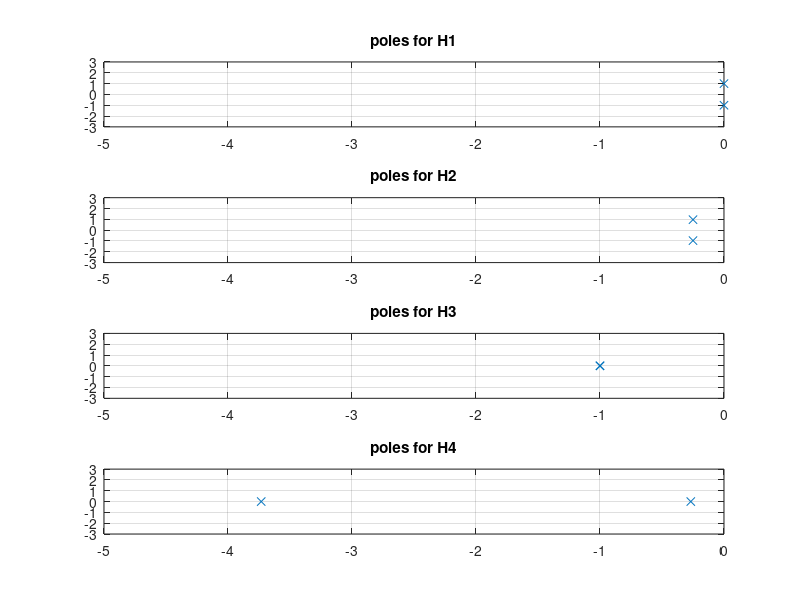

This chart was generated by the following MATLAB code:
%exercise 9.2(a)(b)
b=[1];
a1=[1 0 1];
a2=[1 0.5 1];
a3=[1 2 1];
a4=[1 4 1];

ps1=roots(a1);
ps2=roots(a2);
ps3=roots(a3);
ps4=roots(a4);

subplot(4,1,1)
plot(real(ps1),imag(ps1),'x');
grid
axis([-5 0 -3 3]);
title('poles for H1')

subplot(4,1,2)
plot(real(ps2),imag(ps2),'x');
grid
axis([-5 0 -3 3]);
title('poles for H2')

subplot(4,1,3)
plot(real(ps3),imag(ps3),'x');
grid
axis([-5 0 -3 3]);
title('poles for H3')

subplot(4,1,4)
plot(real(ps4),imag(ps4),'x');
grid
axis([-5 0 -3 3]);
title('poles for H4')